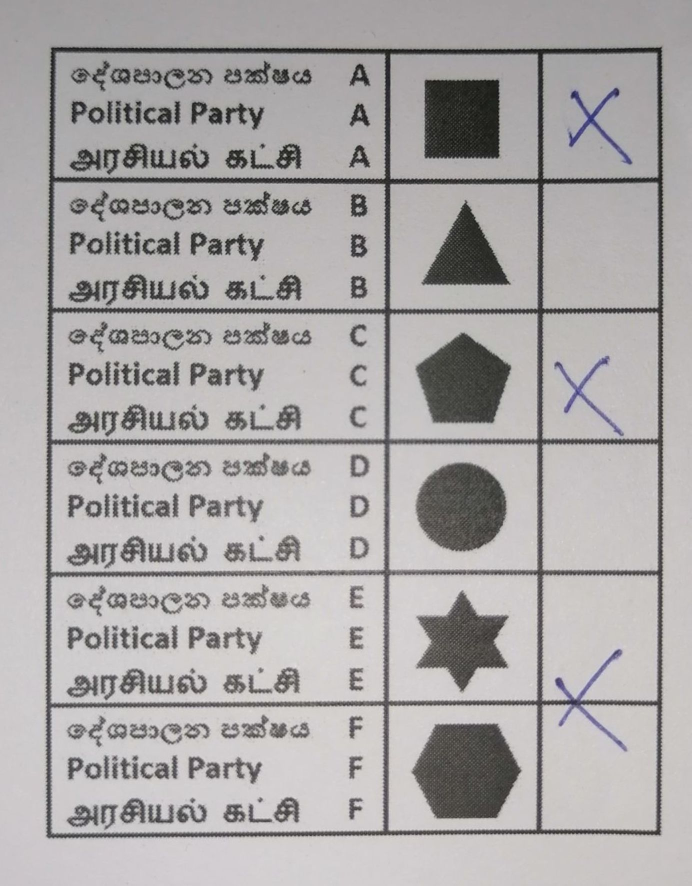
#> input picture New Votes DataSet/Invalid Votes/1733843944290.jpg, 1383 x 1772 px, found by its file name (shown at 1/2 size)
$ jupyter execute --allow-errors CameraAgent.ipynb
#> lines starting #> are read from the running program, lines starting #| are printed output that depends on the picture; after the words box and inside, x2 and y2 are one past the last pixel; in counts of white or black regions, pixels touching at a corner belong together
[cell 1]
import numpy as np
from imutils import contours
import cv2
import os

root_directory = r"C:\Users\User\Downloads\Votes.v4i.folder\train"
for subdir, dirs, files in os.walk(root_directory):
    for file in files:
        if file.endswith(('.jpg', '.png', '.jpeg')):
            image_path = os.path.join(subdir, file)
            image = cv2.imread(image_path)
            dim=(1398,1783)
            image=cv2.resize(image, dim, interpolation=cv2.INTER_AREA)
            gray = cv2.cvtColor(image, cv2.COLOR_BGR2GRAY)
            blur = cv2.GaussianBlur(gray, (5, 5), 0)
            thresh = cv2.threshold(blur, 0, 255, cv2.THRESH_BINARY_INV + cv2.THRESH_OTSU)[1]


            cnts = cv2.findContours(thresh, cv2.RETR_TREE, cv2.CHAIN_APPROX_SIMPLE)
            cnts = cnts[0] if len(cnts) == 2 else cnts[1]
            for c in cnts:
                area = cv2.contourArea(c)
                if area <50:
                    cv2.drawContours(thresh, [c], -1, 0, -1)


            invert = 255 - thresh
            offset, old_cY, old_cX, first = 10, 0, 0, True
            visualize = cv2.cvtColor(invert, cv2.COLOR_GRAY2BGR)

            cnts = cv2.findContours(invert, cv2.RETR_TREE, cv2.CHAIN_APPROX_SIMPLE)
            cnts = cnts[0] if len(cnts) == 2 else cnts[1]
            (cnts, _) = contours.sort_contours(cnts, method="top-to-bottom")
            crosscount=-1
            table = []
            row = []
            prevX=0
            current_row_index = -1
            current_column_index = -1
            column_centroids = []
            value= 0
            value1=0
            approxval=None
            processed_centroids = []
            outx=0
            outy=0
            size=0
            party= None
            terminate_main_loop= False
            for c in cnts:
                M = cv2.moments(c)
                if M["m00"] > 0:
                    cX = int(M["m10"] / M["m00"])
                    cY = int(M["m01"] / M["m00"])

                    if 0 <= cX <= 1000 or 0<=cY<=100:
                        continue

                    too_close = False
                    for (prev_cX, prev_cY) in processed_centroids:
                        if abs(cX - prev_cX) < 200 and abs(cY - prev_cY) < 200:
                            too_close = True
                            break

                    if too_close:
                        continue


                    processed_centroids.append((cX, cY))

                    if abs(cY - old_cY) > offset:
                        if not first:
                            table.append(row)
                        old_cY = cY
                        row = []
                        current_row_index += 1


                    column_index = -1
                    for i, column_cX in enumerate(column_centroids):
                        if abs(cX - column_cX) < 50:
                            column_index = i
                            break

                    if column_index == -1:
                        column_index = len(column_centroids)
                        column_centroids.append(cX)

                    if column_index ==0:

                        x, y, w, h= cv2.boundingRect(c)

                        roi =invert[y:y + h, x:x + w]
                        crosscount=crosscount+1
                        roi_cnts = cv2.findContours(roi, cv2.RETR_TREE, cv2.CHAIN_APPROX_SIMPLE)
                        roi_cnts = roi_cnts[0] if len(roi_cnts) == 2 else roi_cnts[1]

                        for roi_c in roi_cnts:

                                epsilon = 0.04 * cv2.arcLength(roi_c, True)
                                approx = cv2.approxPolyDP(roi_c, epsilon, True)
                                num_vertices = len(approx)
                                if(num_vertices>4):

                                    if value<2:
                                        print(f'num vertices {num_vertices} cx{cX} prevx {prevX}')
                                        if(num_vertices==8):

                                            if prevX==0:

                                                value=value+1
                                                prevX=cX
                                                value1=crosscount
                                                approxval=approx
                                                size=len(approx)
                                                outx=x
                                                outy=y
                                            else:
                                                if prevX==cX:
                                                    value=value-1
                                                    value1=crosscount
                                                    approxval=approx
                                                    size=len(approx)
                                                    outx=x
                                                    outy=y
                                                    value=value+1
                                                else:
                                                    value=value+1

                                        else:
                                            if prevX!=cX:
                                                value=value+1
                                                prevX=cX


                                    else:

                                        terminate_main_loop=True
                                        break

                    if terminate_main_loop:
                        break

            if value==1:
                x2,y2, w2, h2 = cv2.boundingRect(approxval)
                x2 += outx
                y2 += outy
                cv2.rectangle(visualize, (x2, y2), (x2 +w2, y2 + h2), (0, 0, 255)),
                cv2.putText(
                                                visualize,
                                                f"GG: ({value1}, {0})",
                                                (x2-20,y2-20),
                                                cv2.FONT_HERSHEY_SIMPLEX,
                                                0.8,
                                                (0,0,255),
                                                2,
                                            )


                print(f'X value :{outx} Number of crosses:{value} Row index {value1} size{size}')
                if size==8:

                    if value1==0:
                        party="PartyA"
                    elif value1==1:
                        party="PartyB"
                    elif value1==2:
                        party="PartyC"
                    elif value1==3:
                        party="PartyD"
                    elif value1==4:
                        party="PartyE"
                    else:
                        party="PartyF"

            print(party)
            scale_percent = 40
            width = int(visualize.shape[1] * scale_percent / 100)
            height = int(visualize.shape[0] * scale_percent / 100)
            dim = (width, height)


            resized_visualize = cv2.resize(visualize, dim, interpolation=cv2.INTER_AREA)
            height, width, channels =resized_visualize.shape
            cv2.imshow('Visualize', resized_visualize)
            cv2.waitKey(0)
            cv2.destroyAllWindows()

[cell 2]
import numpy as np
from imutils import contours
import cv2


image = cv2.imread(r"C:\Users\User\Desktop\New Votes DataSet\New Votes DataSet\Invalid Votes\1733843944290.jpg")
#> image is the input picture: shape (1772, 1383, 3); mean B, G, R 167.9, 168, 171
dim=(1398,1783)
image=cv2.resize(image, dim, interpolation=cv2.INTER_AREA)
#> image: shape (1783, 1398, 3)
gray = cv2.cvtColor(image, cv2.COLOR_BGR2GRAY)
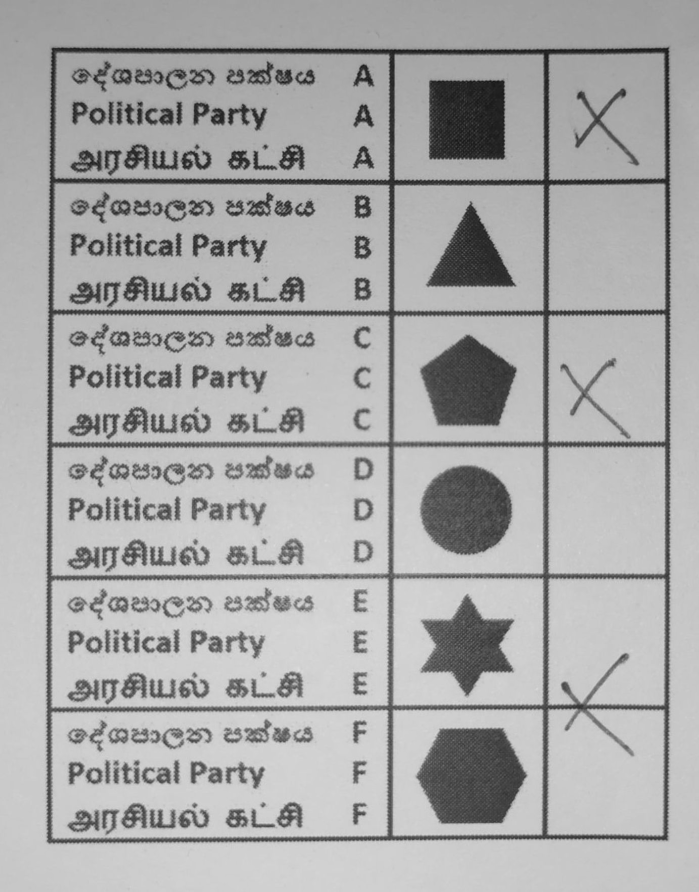
#> gray: shape (1783, 1398) (shown at 1/2 size); min 15, max 227, mean 168.8
blur = cv2.GaussianBlur(gray, (5, 5), 0)
thresh = cv2.threshold(blur, 0, 255, cv2.THRESH_BINARY_INV + cv2.THRESH_OTSU)[1]
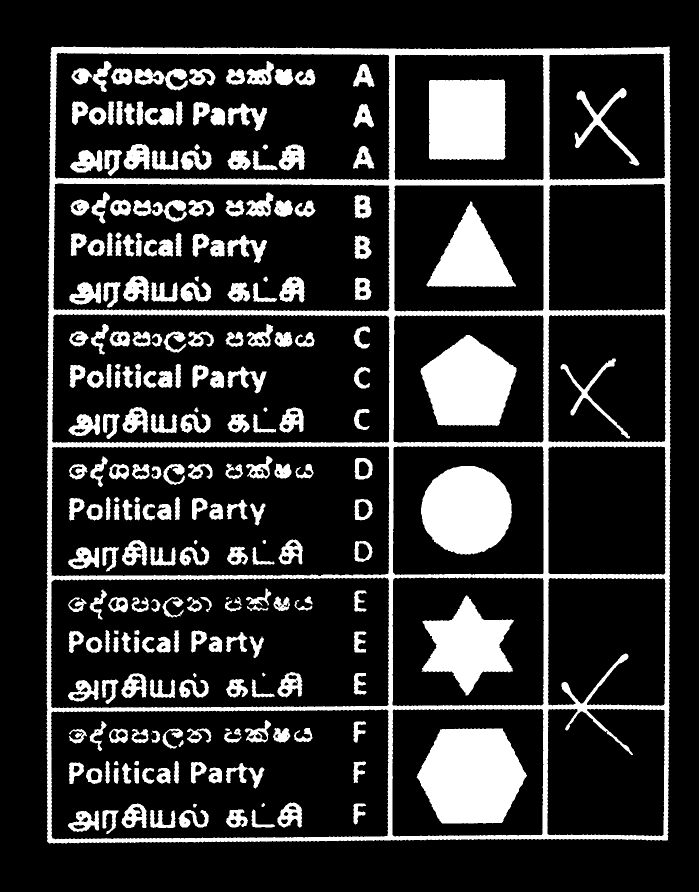
#> thresh: shape (1783, 1398) (shown at 1/2 size); 18.5% white; 244 white regions (3 under 20 px)


cnts = cv2.findContours(thresh, cv2.RETR_TREE, cv2.CHAIN_APPROX_SIMPLE)
#> cnts = 463 contours, 41 with area under 20; largest, box (x1, y1, x2, y2) and area: (93, 93, 1342, 1687) 1968736, (101, 892, 780, 1153) 173785, (101, 1154, 779, 1417) 173292, (103, 627, 780, 887) 171858, (101, 1418, 778, 1680) 171454
cnts = cnts[0] if len(cnts) == 2 else cnts[1]
for c in cnts:
    area = cv2.contourArea(c)
    if area <10:
        cv2.drawContours(thresh, [c], -1, 0, -1)
#> this loop made 463 passes
#> area on passes 1 to 3: 1968736.5, 171454, 1559.5
#> thresh: shape (1783, 1398); 18.5% white; 241 white regions, largest, box (x1, y1, x2, y2) and area: (93, 93, 1342, 1687) 148980, (833, 1457, 1054, 1647) 32266, (842, 932, 1024, 1109) 25159


invert = 255 - thresh
offset, old_cY, old_cX, first = 10, 0, 0, True
visualize = cv2.cvtColor(invert, cv2.COLOR_GRAY2BGR)
#> visualize: shape (1783, 1398, 3); 81.5% white; 241 black regions


cnts = cv2.findContours(invert, cv2.RETR_TREE, cv2.CHAIN_APPROX_SIMPLE)
#> cnts = 455 contours, 57 with area under 20; largest, box (x1, y1, x2, y2) and area: (0, 0, 1398, 1783) 2489454, (92, 92, 1343, 1688) 1974388, (102, 893, 779, 1152) 171931, (102, 1155, 778, 1416) 171444, (104, 628, 779, 886) 170016
cnts = cnts[0] if len(cnts) == 2 else cnts[1]
(cnts, _) = contours.sort_contours(cnts, method="top-to-bottom")
crosscount = -1
table = []
row = []
prevX = 0
current_row_index = -1
current_column_index = -1
column_centroids = []
value = 0
value1 = 0
approxval = None
processed_centroids = []
outx = 0
outy = 0
size = 0
party = None
terminate_main_loop = False

for c in cnts:

    M = cv2.moments(c)
    if M["m00"] > 0:
        cX = int(M["m10"] / M["m00"])
        cY = int(M["m01"] / M["m00"])

        if 0 <= cX <= 1000 or 0 <= cY <= 100:
            continue

        too_close = False
        for (prev_cX, prev_cY) in processed_centroids:
            if abs(cX - prev_cX) < 200 and abs(cY - prev_cY) < 200:
                too_close = True
                break

        if too_close:
            continue

        processed_centroids.append((cX, cY))

        if abs(cY - old_cY) > offset:
            if not first:
                table.append(row)
            old_cY = cY
            row = []
            current_row_index += 1

        column_index = -1
        for i, column_cX in enumerate(column_centroids):
            if abs(cX - column_cX) < 50:
                column_index = i
                break

        if column_index == -1:
            column_index = len(column_centroids)
            column_centroids.append(cX)

        if column_index == 0:

            x, y, w, h = cv2.boundingRect(c)

            roi = invert[y:y + h, x:x + w]
            crosscount += 1
            roi_cnts = cv2.findContours(roi, cv2.RETR_TREE, cv2.CHAIN_APPROX_SIMPLE)
            roi_cnts = roi_cnts[0] if len(roi_cnts) == 2 else roi_cnts[1]

            for roi_c in roi_cnts:

                epsilon = 0.04 * cv2.arcLength(roi_c, True)
                approx = cv2.approxPolyDP(roi_c, epsilon, True)
                num_vertices = len(approx)
                if num_vertices > 4:

                    if value < 2:
                        print(f'num vertices {num_vertices} cx{cX} prevx {prevX}')
                        if num_vertices == 8:

                            if prevX == 0:
                                value += 1
                                prevX = cX
                                value1 = crosscount
                                approxval = approx
                                size = len(approx)
                                outx = x
                                outy = y
                            else:
                                if prevX == cX:
                                    value -= 1
                                    value1 = crosscount
                                    approxval = approx
                                    size = len(approx)
                                    outx = x
                                    outy = y
                                    value += 1
                                else:
                                    value += 1

                        else:
                            if prevX != cX:
                                value += 1
                                prevX = cX

                    else:

                        terminate_main_loop = True
                        break

            if terminate_main_loop:
                break
#> this loop made 455 passes
#> (cX, cY, old_cY, current_row_index, x, y, w) on passes 4, 73: (1213, 233, 233, 0, 1098, 107, 232), (1213, 494, 494, 1, 1098, 368, 233)
#> (c, cX, cY) on pass 1: ([[0, 0], [0, 1782], [1397, 1782], [1397, 0]], 698, 891)
#| num vertices 8 cx1213 prevx 0
#> (further printed lines are left out)
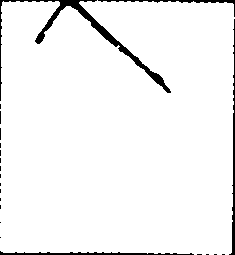
#> roi: shape (255, 235); 95.8% white; 22 black regions (18 under 20 px), largest, box (x1, y1, x2, y2) and area: (0, 0, 171, 101) 1322, (229, 19, 235, 255) 450, (0, 251, 194, 255) 389, (98, 0, 235, 17) 279
#> after the loop, column_centroids = [1213]; crosscount = 5; current_row_index = 5; old_cY = 1545; prevX = 1211; processed_centroids = [(1213, 233), (1213, 494), (1213, 756), (1213, 1020), (1213, 1280), (1211, 1545)]; row = []; table = []; value = 2

if value == 1:
    x2, y2, w2, h2 = cv2.boundingRect(approxval)
    x2 += outx
    y2 += outy
    cv2.rectangle(visualize, (x2, y2), (x2 + w2, y2 + h2), (0, 0, 255))
    cv2.putText(
        visualize,
        f"GG: ({value1}, {0})",
        (x2 - 20, y2 - 20),
        cv2.FONT_HERSHEY_SIMPLEX,
        0.8,
        (0, 0, 255),
        2,
    )

    print(f'X value :{outx} Number of crosses:{value} Row index {value1} size{size}')
    if size == 8:
        if value1 == 0:
            party = "PartyA"
        elif value1 == 1:
            party = "PartyB"
        elif value1 == 2:
            party = "PartyC"
        elif value1 == 3:
            party = "PartyD"
        elif value1 == 4:
            party = "PartyE"
        else:
            party = "PartyF"


scale_percent = 40
width = int(visualize.shape[1] * scale_percent / 100)
#> width = 559
height = int(visualize.shape[0] * scale_percent / 100)
#> height = 713
dim = (width, height)
#> dim = (559, 713)


resized_visualize = cv2.resize(visualize, dim, interpolation=cv2.INTER_AREA)
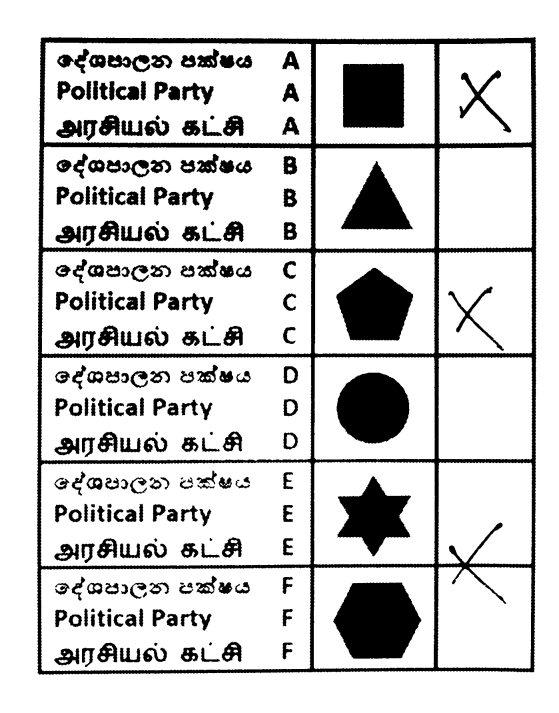
#> resized_visualize: shape (713, 559, 3); min 0, max 255, mean 207.8


cv2.imshow('Visualize', resized_visualize)
cv2.waitKey(0)
cv2.destroyAllWindows()

[cell 3]
import os
import random
import shutil

original_dataset_path = r"C:\Users\User\Desktop\New Votes DataSet\New Votes DataSet"

output_base_path = r"C:\Users\User\Desktop\nm"
os.makedirs(output_base_path, exist_ok=True)

num_datasets = 17

for i in range(1, num_datasets + 1):
    dataset_path = os.path.join(output_base_path, f'Dataset_{i}') #Dataset_1,
    os.makedirs(dataset_path, exist_ok=True)

    for cls in os.listdir(original_dataset_path):
        class_path = os.path.join(original_dataset_path, cls)
        if os.path.isdir(class_path):

            images = os.listdir(class_path)
            num_images = random.randint(1, len(images))
            selected_images = random.sample(images, num_images)


            new_class_path = os.path.join(dataset_path, cls)
            os.makedirs(new_class_path, exist_ok=True)


            for image in selected_images:
                src = os.path.join(class_path, image)
                dst = os.path.join(new_class_path, image)
                shutil.copy(src, dst)
